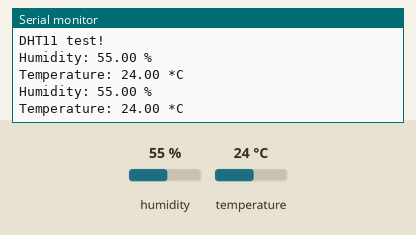
Simulated run of this sketch. Board: Arduino Uno, built with avr-gcc and run on an emulated ATmega328P. Shown: the last lines printed to the serial monitor. The inputs (shaded band) are chosen by the test bench; at power-on: humidity 55 %, temperature 24 °C.

Above: at 6.8 s.
6.9 s: humidity set to 22 %
At 10.4 s:
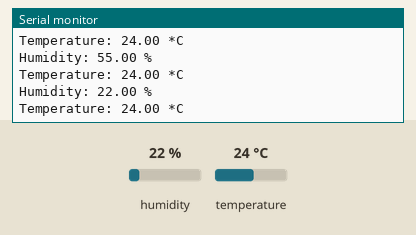
11.4 s: temperature set to 12 °C
At 13.5 s:
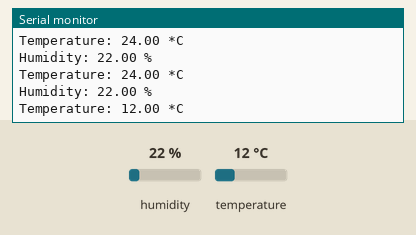
15.9 s: humidity set to 40 %
At 18.7 s:
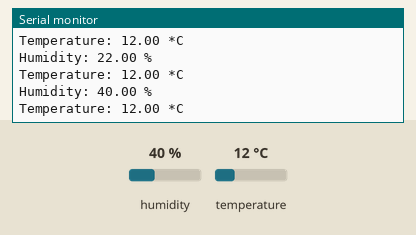
Timing chart, 0 to 20.2 s (numbered marks = the images above; inputs shaded):
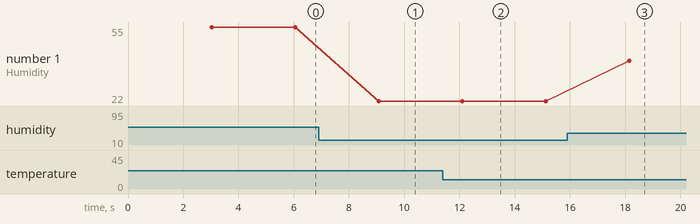

The sketch:

sketch_dec04c.ino
```cpp
#include "DHT.h"
#define DHTPIN 2
#define DHTTYPE DHT11

DHT dht(DHTPIN, DHTTYPE);

void setup() {
  Serial.begin(9600);
  Serial.println("DHT11 test!");
  dht.begin();
}

void loop() {
  delay(3000);

  float h = dht.readHumidity();
  float t = dht.readTemperature();

  if (isnan(h) || isnan(t)) {
    Serial.println("Failed to read from DHT sensor!");
    return;
  }

  Serial.print("Humidity: ");
  Serial.print(h);
  Serial.println(" %\t");
  Serial.print("Temperature: ");
  Serial.print(t);
  Serial.println(" *C ");
}
```

Measured:
- after the input at 6.9 s, the serial monitor: prints a new line after 2.2 s (image 1)
- after the input at 11.4 s, the serial monitor: prints a new line after 0.72 s (image 2)
- after the input at 15.9 s, the serial monitor: prints a new line after 2.2 s (image 3)
- plotted number 1: 55 → 22 after the input at 6.9 s, 22 → 40 after the input at 15.9 s
